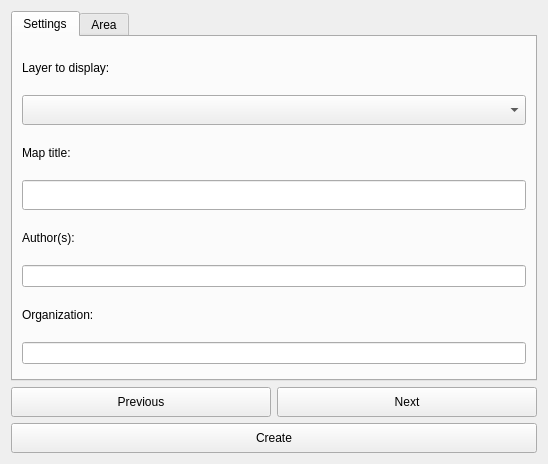
<?xml version="1.0" encoding="UTF-8"?>
<ui version="4.0">
 <class>DlgCreateMap</class>
 <widget class="QDialog" name="DlgCreateMap">
  <property name="geometry">
   <rect>
    <x>0</x>
    <y>0</y>
    <width>548</width>
    <height>464</height>
   </rect>
  </property>
  <property name="windowTitle">
   <string>Create Map</string>
  </property>
  <layout class="QVBoxLayout" name="verticalLayout_2">
   <item>
    <widget class="QTabWidget" name="TabBox">
     <property name="currentIndex">
      <number>0</number>
     </property>
     <widget class="QWidget" name="SettingsTab">
      <attribute name="title">
       <string>Settings</string>
      </attribute>
      <layout class="QVBoxLayout" name="verticalLayout_4">
       <item>
        <widget class="QLabel" name="label_8">
         <property name="minimumSize">
          <size>
           <width>0</width>
           <height>30</height>
          </size>
         </property>
         <property name="maximumSize">
          <size>
           <width>16777215</width>
           <height>33</height>
          </size>
         </property>
         <property name="text">
          <string>Layer to display:</string>
         </property>
        </widget>
       </item>
       <item>
        <widget class="QComboBox" name="dataset_ndvi">
         <property name="sizePolicy">
          <sizepolicy hsizetype="Expanding" vsizetype="Fixed">
           <horstretch>0</horstretch>
           <verstretch>0</verstretch>
          </sizepolicy>
         </property>
         <property name="minimumSize">
          <size>
           <width>275</width>
           <height>30</height>
          </size>
         </property>
        </widget>
       </item>
       <item>
        <widget class="QLabel" name="label">
         <property name="minimumSize">
          <size>
           <width>0</width>
           <height>30</height>
          </size>
         </property>
         <property name="maximumSize">
          <size>
           <width>16777215</width>
           <height>33</height>
          </size>
         </property>
         <property name="text">
          <string>Map title:</string>
         </property>
        </widget>
       </item>
       <item>
        <widget class="QLineEdit" name="title">
         <property name="minimumSize">
          <size>
           <width>0</width>
           <height>30</height>
          </size>
         </property>
         <property name="maxLength">
          <number>45</number>
         </property>
        </widget>
       </item>
       <item>
        <widget class="QLabel" name="label_2">
         <property name="minimumSize">
          <size>
           <width>0</width>
           <height>30</height>
          </size>
         </property>
         <property name="maximumSize">
          <size>
           <width>16777215</width>
           <height>33</height>
          </size>
         </property>
         <property name="text">
          <string>Author(s):</string>
         </property>
        </widget>
       </item>
       <item>
        <widget class="QLineEdit" name="author">
         <property name="maxLength">
          <number>100</number>
         </property>
        </widget>
       </item>
       <item>
        <widget class="QLabel" name="label_5">
         <property name="minimumSize">
          <size>
           <width>0</width>
           <height>30</height>
          </size>
         </property>
         <property name="maximumSize">
          <size>
           <width>16777215</width>
           <height>33</height>
          </size>
         </property>
         <property name="text">
          <string>Organization:</string>
         </property>
        </widget>
       </item>
       <item>
        <widget class="QLineEdit" name="organization">
         <property name="maxLength">
          <number>45</number>
         </property>
        </widget>
       </item>
      </layout>
     </widget>
     <widget class="QWidget" name="AreaTab">
      <attribute name="title">
       <string>Area</string>
      </attribute>
      <layout class="QVBoxLayout" name="verticalLayout_7">
       <item>
        <widget class="QGroupBox" name="groupBox_7">
         <property name="title">
          <string>Area</string>
         </property>
         <layout class="QGridLayout" name="gridLayout_2">
          <item row="1" column="0">
           <widget class="QLabel" name="label_3">
            <property name="sizePolicy">
             <sizepolicy hsizetype="Minimum" vsizetype="Preferred">
              <horstretch>0</horstretch>
              <verstretch>0</verstretch>
             </sizepolicy>
            </property>
            <property name="minimumSize">
             <size>
              <width>200</width>
              <height>0</height>
             </size>
            </property>
            <property name="maximumSize">
             <size>
              <width>110</width>
              <height>16777215</height>
             </size>
            </property>
            <property name="font">
             <font>
              <weight>50</weight>
              <bold>false</bold>
             </font>
            </property>
            <property name="text">
             <string>First level:</string>
            </property>
           </widget>
          </item>
          <item row="3" column="0">
           <spacer name="verticalSpacer">
            <property name="orientation">
             <enum>Qt::Vertical</enum>
            </property>
            <property name="sizeHint" stdset="0">
             <size>
              <width>20</width>
              <height>30</height>
             </size>
            </property>
           </spacer>
          </item>
          <item row="2" column="1" colspan="2">
           <widget class="QComboBox" name="area_admin_1">
            <property name="sizePolicy">
             <sizepolicy hsizetype="Expanding" vsizetype="Fixed">
              <horstretch>0</horstretch>
              <verstretch>0</verstretch>
             </sizepolicy>
            </property>
            <property name="minimumSize">
             <size>
              <width>0</width>
              <height>30</height>
             </size>
            </property>
           </widget>
          </item>
          <item row="4" column="0" colspan="3">
           <widget class="QRadioButton" name="area_fromfile">
            <property name="text">
             <string>Area from file</string>
            </property>
           </widget>
          </item>
          <item row="5" column="2">
           <widget class="QPushButton" name="area_fromfile_browse">
            <property name="enabled">
             <bool>false</bool>
            </property>
            <property name="minimumSize">
             <size>
              <width>0</width>
              <height>30</height>
             </size>
            </property>
            <property name="maximumSize">
             <size>
              <width>80</width>
              <height>16777215</height>
             </size>
            </property>
            <property name="text">
             <string>Browse</string>
            </property>
           </widget>
          </item>
          <item row="5" column="0" colspan="2">
           <widget class="QLineEdit" name="area_fromfile_file">
            <property name="enabled">
             <bool>false</bool>
            </property>
            <property name="minimumSize">
             <size>
              <width>120</width>
              <height>30</height>
             </size>
            </property>
            <property name="placeholderText">
             <string>Choose a file...</string>
            </property>
           </widget>
          </item>
          <item row="6" column="0">
           <spacer name="verticalSpacer_3">
            <property name="orientation">
             <enum>Qt::Vertical</enum>
            </property>
            <property name="sizeHint" stdset="0">
             <size>
              <width>20</width>
              <height>30</height>
             </size>
            </property>
           </spacer>
          </item>
          <item row="0" column="0" colspan="3">
           <widget class="QRadioButton" name="area_admin">
            <property name="text">
             <string>Administrative area</string>
            </property>
            <property name="checked">
             <bool>true</bool>
            </property>
           </widget>
          </item>
          <item row="2" column="0">
           <widget class="QLabel" name="label_4">
            <property name="sizePolicy">
             <sizepolicy hsizetype="Minimum" vsizetype="Preferred">
              <horstretch>0</horstretch>
              <verstretch>0</verstretch>
             </sizepolicy>
            </property>
            <property name="minimumSize">
             <size>
              <width>200</width>
              <height>0</height>
             </size>
            </property>
            <property name="maximumSize">
             <size>
              <width>110</width>
              <height>16777215</height>
             </size>
            </property>
            <property name="font">
             <font>
              <weight>50</weight>
              <bold>false</bold>
             </font>
            </property>
            <property name="text">
             <string>Second level:</string>
            </property>
           </widget>
          </item>
          <item row="1" column="1" colspan="2">
           <widget class="QComboBox" name="area_admin_0">
            <property name="sizePolicy">
             <sizepolicy hsizetype="Expanding" vsizetype="Fixed">
              <horstretch>0</horstretch>
              <verstretch>0</verstretch>
             </sizepolicy>
            </property>
            <property name="minimumSize">
             <size>
              <width>0</width>
              <height>30</height>
             </size>
            </property>
           </widget>
          </item>
         </layout>
        </widget>
       </item>
      </layout>
     </widget>
    </widget>
   </item>
   <item>
    <layout class="QGridLayout" name="gridLayout">
     <item row="0" column="1">
      <widget class="QPushButton" name="button_next">
       <property name="minimumSize">
        <size>
         <width>0</width>
         <height>30</height>
        </size>
       </property>
       <property name="text">
        <string>Next</string>
       </property>
      </widget>
     </item>
     <item row="0" column="0">
      <widget class="QPushButton" name="button_prev">
       <property name="minimumSize">
        <size>
         <width>0</width>
         <height>30</height>
        </size>
       </property>
       <property name="text">
        <string>Previous</string>
       </property>
      </widget>
     </item>
     <item row="1" column="0" colspan="2">
      <widget class="QPushButton" name="button_calculate">
       <property name="minimumSize">
        <size>
         <width>0</width>
         <height>30</height>
        </size>
       </property>
       <property name="text">
        <string>Create</string>
       </property>
      </widget>
     </item>
    </layout>
   </item>
  </layout>
 </widget>
 <resources/>
 <connections/>
</ui>
